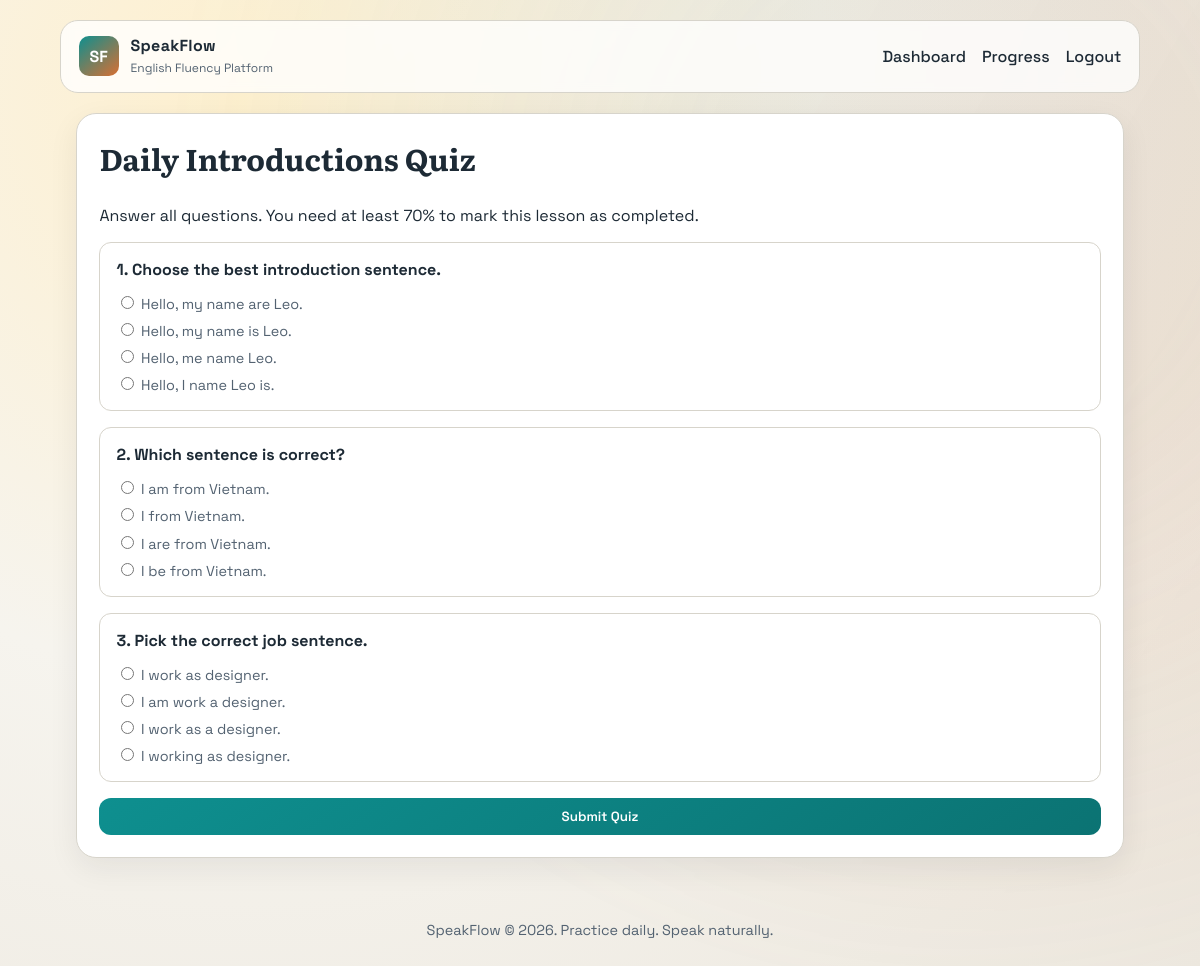
/lesson/1/quiz (signed in), run on the app's committed database.
### app/models.py (models this page shows)
class Lesson(Base):
    __tablename__ = "lessons"
    id: Mapped[int] = mapped_column(Integer, primary_key=True, index=True)
    title: Mapped[str] = mapped_column(String(120), nullable=False)
    level: Mapped[str] = mapped_column(String(20), nullable=False, default="A1")
    description: Mapped[str] = mapped_column(String(240), nullable=False)
    content: Mapped[str] = mapped_column(Text, nullable=False)
    target_sentence: Mapped[str] = mapped_column(String(240), nullable=False)
    sort_order: Mapped[int] = mapped_column(Integer, default=0, nullable=False)
    questions = relationship("QuizQuestion", back_populates="lesson", cascade="all, delete-orphan")
    progress_entries = relationship("LessonProgress", back_populates="lesson", cascade="all, delete-orphan")

class QuizQuestion(Base):
    __tablename__ = "quiz_questions"
    id: Mapped[int] = mapped_column(Integer, primary_key=True, index=True)
    lesson_id: Mapped[int] = mapped_column(ForeignKey("lessons.id", ondelete="CASCADE"), nullable=False, index=True)
    prompt: Mapped[str] = mapped_column(String(240), nullable=False)
    option_a: Mapped[str] = mapped_column(String(140), nullable=False)
    option_b: Mapped[str] = mapped_column(String(140), nullable=False)
    option_c: Mapped[str] = mapped_column(String(140), nullable=False)
    option_d: Mapped[str] = mapped_column(String(140), nullable=False)
    correct_option: Mapped[str] = mapped_column(String(1), nullable=False)
    lesson = relationship("Lesson", back_populates="questions")

### app/main.py (the view)
    @app.get("/lesson/{lesson_id}/quiz")
    def quiz_page(lesson_id: int, request: Request, db: Session = Depends(get_db)):
        user = current_user(request, db)
        if not user:
            return RedirectResponse(url="/login", status_code=303)
        lesson = db.get(Lesson, lesson_id)
        if not lesson:
            raise HTTPException(status_code=404, detail="Lesson not found")
        questions = db.query(QuizQuestion).filter(QuizQuestion.lesson_id == lesson_id).all()
        if not questions:
            raise HTTPException(status_code=404, detail="Quiz not found")
        progress = get_or_create_progress(db, user.id, lesson_id)
        if progress.status == "not_started":
            progress.status = "in_progress"
        db.commit()
        return render_template(
            request,
            "quiz.html",
            {
                "title": f"Quiz - {lesson.title}",
                "user": user,
                "lesson": lesson,
                "questions": questions,
            },
        )

### app/templates/quiz.html
{% extends "base.html" %}
{% block content %}
<section class="quiz-shell reveal">
    <h1>{{ lesson.title }} Quiz</h1>
    <p>Answer all questions. You need at least 70% to mark this lesson as completed.</p>
    <form method="post" class="quiz-form">
        {% for question in questions %}
            <article class="quiz-question">
                <h2>{{ loop.index }}. {{ question.prompt }}</h2>
                <label><input type="radio" name="q_{{ question.id }}" value="a" required> {{ question.option_a }}</label>
                <label><input type="radio" name="q_{{ question.id }}" value="b"> {{ question.option_b }}</label>
                <label><input type="radio" name="q_{{ question.id }}" value="c"> {{ question.option_c }}</label>
                <label><input type="radio" name="q_{{ question.id }}" value="d"> {{ question.option_d }}</label>
            </article>
        {% endfor %}
        <button type="submit">Submit Quiz</button>
    </form>
</section>
{% endblock %}

### app/static/style.css (style rules this page uses)
:root { --ink: #1d2a35; --muted: #536271; --surface: #f6f4ee; --surface-strong: #ffffff; --accent: #0e8f8f; --accent-2: #d86f32; --line: #d7d4cb; --danger: #9c2c2c; --success: #1e7a45; }
* { box-sizing: border-box; }
body { margin: 0; color: var(--ink); font-family: "Space Grotesk", sans-serif; background: radial-gradient(circle at 20% 10%, #fef0cf 0%, #f6f4ee 45%, #ece7de 100%); min-height: 100vh; }
.hero-panel, .auth-card, .lesson-card, .lesson-view, .quiz-shell, .result-shell, .speaking-shell, .progress-shell { border: 1px solid var(--line); border-radius: 20px; padding: 1.4rem; background: var(--surface-strong); box-shadow: 0 10px 30px rgba(28, 33, 43, 0.07); }
.hero-panel h1, .auth-card h1, .lesson-view h1, .quiz-shell h1, .result-shell h1, .speaking-shell h1, .progress-shell h1 { margin-top: 0; font-family: "Literata", serif; font-size: clamp(1.5rem, 2.5vw, 2.1rem); }
.btn, button { border: none; border-radius: 12px; background: linear-gradient(145deg, var(--accent), #0b7373); color: #fff; font-family: inherit; font-weight: 600; text-decoration: none; padding: 0.62rem 1rem; cursor: pointer; transition: transform 160ms ease, filter 160ms ease; }
label { font-size: 0.9rem; color: var(--muted); }
input { border: 1px solid var(--line); border-radius: 10px; padding: 0.58rem 0.72rem; font: inherit; }
.quiz-form { display: grid; gap: 1rem; }
.quiz-question { border: 1px solid var(--line); border-radius: 12px; padding: 1rem; display: grid; gap: 0.45rem; }
.quiz-question h2 { margin: 0 0 0.35rem; font-size: 1rem; }
.reveal { opacity: 0; transform: translateY(10px); animation: rise 480ms ease forwards; }

### data on the page
Lesson: title "Daily Introductions"
QuizQuestion: prompt "Choose the best introduction sentence.", option_a "Hello, my name are Leo.", option_b "Hello, my name is Leo.", option_c "Hello, me name Leo.", option_d "Hello, I name Leo is."
QuizQuestion: prompt "Which sentence is correct?", option_a "I am from Vietnam.", option_b "I from Vietnam.", option_c "I are from Vietnam.", option_d "I be from Vietnam."
QuizQuestion: prompt "Pick the correct job sentence.", option_a "I work as designer.", option_b "I am work a designer.", option_c "I work as a designer.", option_d "I working as designer."

### other printed values
{{ current_year }} "2026"
